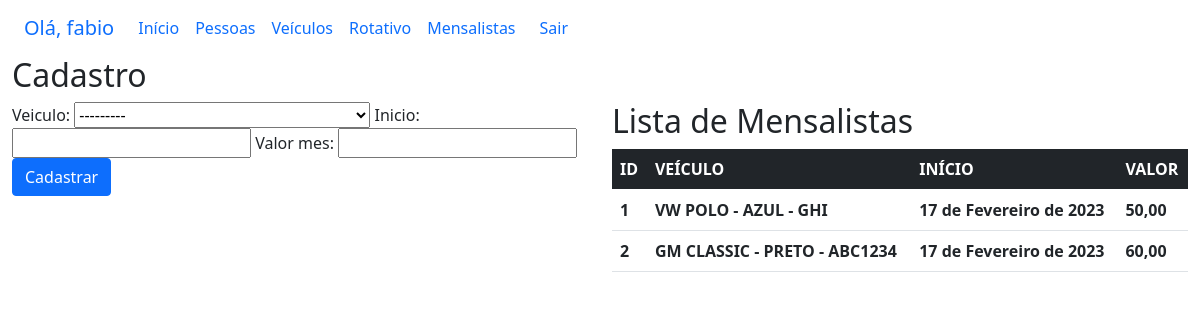
Screenshot of /sistema/mensalistas (signed in) with the database file from the repository.
### core/models.py (models this page shows, shortened)
class Mensalista(models.Model):
    veiculo = models.ForeignKey(Veiculo, on_delete=models.PROTECT)
    inicio = models.DateField()
    valor_mes  = models.DecimalField(max_digits=6, decimal_places=2)

class Veiculo(models.Model):
    proprietario = models.ForeignKey(Pessoa, on_delete=models.PROTECT)
    marca = models.ForeignKey(Marca, on_delete=models.PROTECT)
    placa = models.CharField(max_length=7)
    cor = models.CharField(max_length=15)
    observacoes = models.TextField()
    def __str__(self):
        return str(self.marca) + ' - ' + str(self.cor) + ' - ' + str(self.placa)

class Marca(models.Model):
    nome = models.CharField(max_length=50)
    def __str__(self):
        return self.nome

### core/views.py (the view)
# urls.py: path('mensalistas', lista_mensalistas, name='core_lista_mensalistas'),
@login_required
def lista_mensalistas(request):
    mensalistas = Mensalista.objects.all()
    form = MensalistaForm(request.POST or None)
    data = {'mensalistas': mensalistas, 'form': form}
    return render(request, 'core/lista_mensalistas.html', data)

### core/form.py
class MensalistaForm(ModelForm):
    class Meta:
        model = Mensalista
        fields = '__all__'

### core/templates/core/lista_mensalistas.html (shortened to what this page needs)
{% extends 'base.html' %}
{% load bootstrap %}
{% block main %}
<div class="row">
    <div class="col-sm-12">
        <h2>Cadastro</h2>
    </div>
</div>
<div class="row">
    <div class="col-sm-6">
        <form action="{% url 'core_mensalistas_novo' %}" method="POST">
            {{ form|bootstrap }}
            <button type="submit" class="btn btn-primary">Cadastrar</button>
        </form>
    </div>
    <div class="col-sm-6">
        <h2>Lista de Mensalistas</h2>
        <table class="table">
            <thead class="table-dark">
            <tr>
                <th scope="col">ID</th>
                <th scope="col">VEÍCULO</th>
                <th scope="col">INÍCIO</th>
                <th scope="col">VALOR</th>
            </tr>
            </thead>
            <tbody>
            {% for mensalistas in mensalistas %}
            <tr>
                <th scope="rowl">{{ mensalistas.id }}</th>
                <th scope="rowl">{{ mensalistas.veiculo }}</th>
                <th scope="rowl">{{ mensalistas.inicio }}</th>
                <th scope="rowl">{{ mensalistas.valor_mes }}</th>
            </tr>
            {% endfor %}
            </tbody>
        </table>
    </div>
</div>
{% endblock main %}

### templates/base.html (shortened to what this page needs)
{% load static %}
<!DOCTYPE html>
<html lang="en">
    <head>
        <link rel="stylesheet" href="{% static 'bootstrap/css/bootstrap.min.css' %}">
    </head>
    <body>
        <div class="container-fluid">
            {% block menu %}
                <nav class="navbar navbar-expand-lg bg-body-tertiary">
                    <div class="container-fluid">
                        <a class="navbar-brand" href="{% url 'core_home' %}" target="_blank">Olá, {{ user }}</a>
                        <div class="collapse navbar-collapse" id="navbarNavAltMarkup">
                            <div class="navbar-nav">
                            <a class="nav-link" href="{% url 'core_home' %}" target="_blank">Início</a>
                            <a class="nav-link" href="{% url 'core_lista_pessoas' %}" target="_blank">Pessoas</a>
                            <a class="nav-link" href="{% url 'core_lista_veiculos' %}" target="_blank">Veículos</a>
                            <a class="nav-link" href="{% url 'core_lista_rotativo' %}" target="_blank">Rotativo</a>
                            <a class="nav-link" href="{% url 'core_lista_mensalistas' %}" target="_blank">Mensalistas</a>
                            </div>
                            <div>
                                {% if user.is_authenticated%}
                                    <a class="nav-link" href="{% url 'logout' %}">Sair</a>
                                {% else %}
                                    <a class="nav-link" href="{% url 'login' %}">Login</a>
                                {% endif %}
                            </div>
                        </div>
                    </div>
                </nav>
            {% endblock menu %}
            {% block  main %}
            {% endblock main %}
        </div>
    </body>
</html>

### rows the page displays
Mensalista: id "1", veiculo "VW POLO - AZUL - GHI", inicio "17 de Fevereiro de 2023", valor_mes "50,00"
Mensalista: id "2", veiculo "GM CLASSIC - PRETO - ABC1234", inicio "17 de Fevereiro de 2023", valor_mes "60,00"

### other values shown
{{ user }} "fabio"
